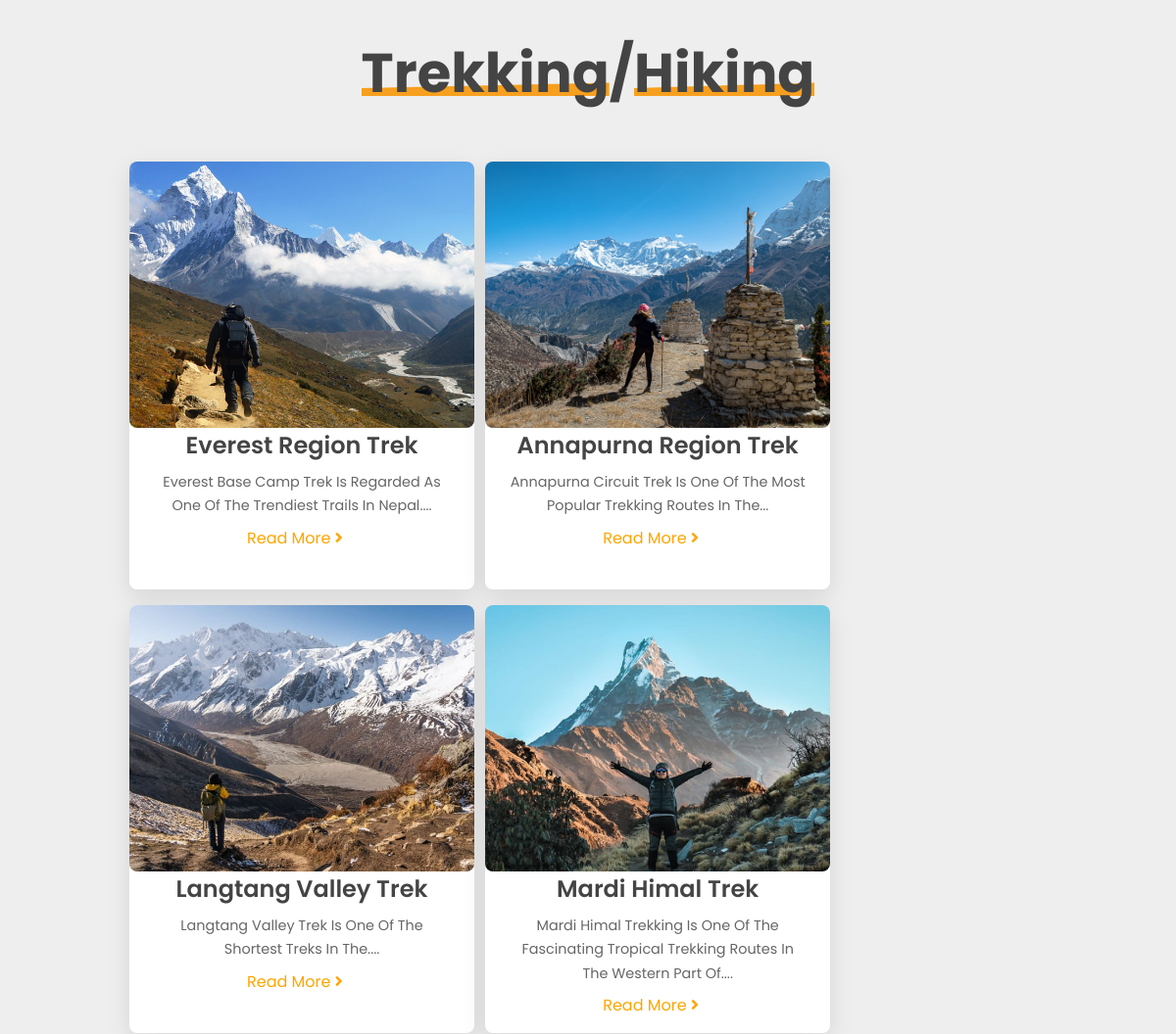
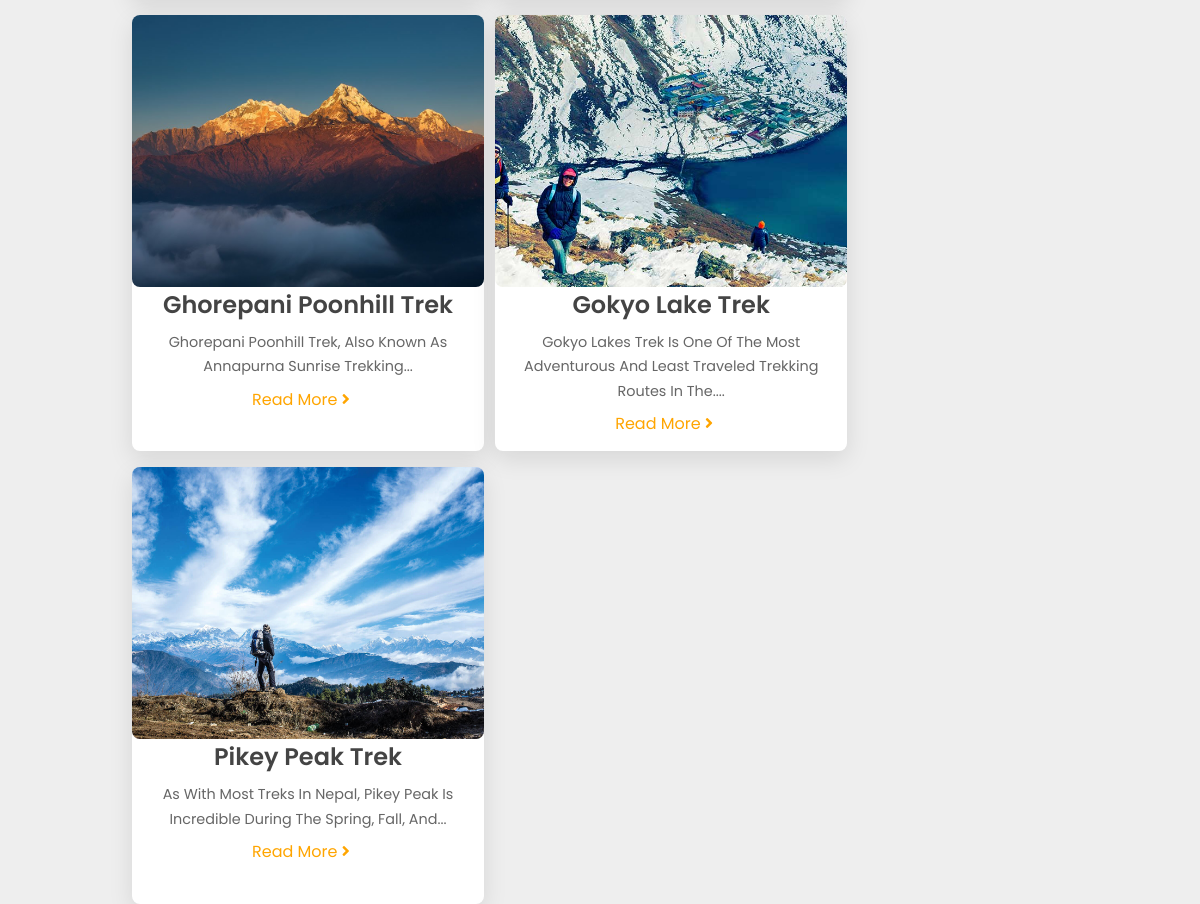
The app's page /php/trekking.php with its own data (2 pictures, top to bottom).
### tables this page shows
CREATE TABLE `destination14` (
  `id` int(255) NOT NULL,
  `image` varchar(255) NOT NULL,
  `name` varchar(255) NOT NULL,
  `details` varchar(255) NOT NULL
);

CREATE TABLE `destination15` (
  `id` int(255) NOT NULL,
  `image` varchar(255) NOT NULL,
  `name` varchar(255) NOT NULL,
  `details` varchar(255) NOT NULL
);

CREATE TABLE `destination16` (
  `id` int(255) NOT NULL,
  `image` varchar(255) NOT NULL,
  `name` varchar(255) NOT NULL,
  `details` varchar(255) NOT NULL
);

CREATE TABLE `destination17` (
  `id` int(255) NOT NULL,
  `image` varchar(255) NOT NULL,
  `name` varchar(255) NOT NULL,
  `details` varchar(255) NOT NULL
);

CREATE TABLE `destination18` (
  `id` int(255) NOT NULL,
  `image` varchar(255) NOT NULL,
  `name` varchar(255) NOT NULL,
  `details` varchar(255) NOT NULL
);

CREATE TABLE `destination19` (
  `id` int(255) NOT NULL,
  `image` varchar(255) NOT NULL,
  `name` varchar(255) NOT NULL,
  `details` varchar(255) NOT NULL
);

CREATE TABLE `destination20` (
  `id` int(255) NOT NULL,
  `image` varchar(255) NOT NULL,
  `name` varchar(255) NOT NULL,
  `details` varchar(255) NOT NULL
);

### php/trekking.php (the view, shortened to what this page needs)
<!DOCTYPE html>
<html lang="en">
<head>
    <link rel="stylesheet" href="https://cdnjs.cloudflare.com/ajax/libs/font-awesome/5.15.4/css/all.min.css">
    <link rel="stylesheet" href="religious.css">
</head>
<body>
     <section class="package" id="package">
     <h1 class="heading"> <span>Trekking</span>/<span>Hiking</span> </h1>
    <?php
    $con = mysqli_connect('localhost','root');
    mysqli_select_db($con,'book');
    $query = "SELECT `id`, `image`, `name`, `details` FROM `destination14` order by id ASC";
    $queryfire = mysqli_query($con, $query);
    $num = mysqli_num_rows($queryfire);
    if($num > 0){
        while($product = mysqli_fetch_array($queryfire)){
            ?>
    <div class="box-container">
    <div class="box" data-aos="fade-up">
        <div class="image">
            <img src="images/<?php echo $product['image']; ?>" alt="image">
        </div>
        <div class="content">
            <div class="price"> <?php echo $product['name']; ?> </div>
            <p><?php echo $product['details']; ?></p>
            <a href="everest.html">read more <i class="fas fa-angle-right"></i></a>
        </div>
    </div>
    </div>
    <?php
        }
    }
     ?>
    <?php
    $con = mysqli_connect('localhost','root');
    mysqli_select_db($con,'book');
    $query = "SELECT `id`, `image`, `name`, `details` FROM `destination15` order by id ASC";
    $queryfire = mysqli_query($con, $query);
    $num = mysqli_num_rows($queryfire);
    if($num > 0){
        while($product = mysqli_fetch_array($queryfire)){
            ?>
    <div class="box-container">
    <div class="box" data-aos="fade-up">
        <div class="image">
            <img src="images/<?php echo $product['image']; ?>" alt="image">
        </div>
        <div class="content">
            <div class="price"> <?php echo $product['name']; ?> </div>
            <p><?php echo $product['details']; ?></p>
            <a href="annapurna.html">read more <i class="fas fa-angle-right"></i></a>
        </div>
    </div>
    </div>
    <?php
        }
    }
     ?>
    <?php
    $con = mysqli_connect('localhost','root');
    mysqli_select_db($con,'book');
    $query = "SELECT `id`, `image`, `name`, `details` FROM `destination16` order by id ASC";
    $queryfire = mysqli_query($con, $query);
    $num = mysqli_num_rows($queryfire);
    if($num > 0){
        while($product = mysqli_fetch_array($queryfire)){
            ?>
    <div class="box-container">
    <div class="box" data-aos="fade-up">
        <div class="image">
            <img src="images/<?php echo $product['image']; ?>" alt="image">
        </div>
        <div class="content">
            <div class="price"> <?php echo $product['name']; ?> </div>
            <p><?php echo $product['details']; ?></p>
            <a href="langtang.html">read more <i class="fas fa-angle-right"></i></a>
        </div>
    </div>
    </div>
    <?php
        }
    }
     ?>
    <?php
    $con = mysqli_connect('localhost','root');
    mysqli_select_db($con,'book');
    $query = "SELECT `id`, `image`, `name`, `details` FROM `destination17` order by id ASC";
    $queryfire = mysqli_query($con, $query);
    $num = mysqli_num_rows($queryfire);
    if($num > 0){
        while($product = mysqli_fetch_array($queryfire)){
            ?>
    <div class="box-container">
    <div class="box" data-aos="fade-up">
        <div class="image">
            <img src="images/<?php echo $product['image']; ?>" alt="image">
        </div>
        <div class="content">
            <div class="price"> <?php echo $product['name']; ?> </div>
            <p><?php echo $product['details']; ?></p>
            <a href="#">read more <i class="fas fa-angle-right"></i></a>
        </div>
    </div>
    </div>
    <?php
        }
    }
     ?>
    <?php
    $con = mysqli_connect('localhost','root');
    mysqli_select_db($con,'book');
    $query = "SELECT `id`, `image`, `name`, `details` FROM `destination18` order by id ASC";
    $queryfire = mysqli_query($con, $query);
    $num = mysqli_num_rows($queryfire);
    if($num > 0){
        while($product = mysqli_fetch_array($queryfire)){
            ?>
    <div class="box-container">
    <div class="box" data-aos="fade-up">
        <div class="image">
            <img src="images/<?php echo $product['image']; ?>" alt="image">
        </div>
        <div class="content">
            <div class="price"> <?php echo $product['name']; ?> </div>
            <p><?php echo $product['details']; ?></p>
            <a href="#">read more <i class="fas fa-angle-right"></i></a>
        </div>
    </div>
    </div>
    <?php
        }
    }
     ?>
    <?php
    $con = mysqli_connect('localhost','root');
    mysqli_select_db($con,'book');
    $query = "SELECT `id`, `image`, `name`, `details` FROM `destination19` order by id ASC";
    $queryfire = mysqli_query($con, $query);
    $num = mysqli_num_rows($queryfire);
    if($num > 0){
        while($product = mysqli_fetch_array($queryfire)){
            ?>
    <div class="box-container">
    <div class="box" data-aos="fade-up">
        <div class="image">
            <img src="images/<?php echo $product['image']; ?>" alt="image">
        </div>
        <div class="content">
            <div class="price"> <?php echo $product['name']; ?> </div>
            <p><?php echo $product['details']; ?></p>
            <a href="#">read more <i class="fas fa-angle-right"></i></a>
        </div>
    </div>
    </div>
    <?php
        }
    }
     ?>
    <?php
    $con = mysqli_connect('localhost','root');
    mysqli_select_db($con,'book');
    $query = "SELECT `id`, `image`, `name`, `details` FROM `destination20` order by id ASC";
    $queryfire = mysqli_query($con, $query);
    $num = mysqli_num_rows($queryfire);
    if($num > 0){
        while($product = mysqli_fetch_array($queryfire)){
            ?>
    <div class="box-container">
    <div class="box" data-aos="fade-up">
        <div class="image">
            <img src="images/<?php echo $product['image']; ?>" alt="image">
        </div>
        <div class="content">
            <div class="price"> <?php echo $product['name']; ?> </div>
            <p><?php echo $product['details']; ?></p>
            <a href="#">read more <i class="fas fa-angle-right"></i></a>
        </div>
    </div>
    </div>
    <?php
        }
    }
     ?>
     </section>
</body>
</html>

### php/religious.css (style rules this page uses)
:root { --orange:#F79F1F; --text-color-1:#444; --text-color-2:#666; --bg-color-1:#fff; --bg-color-2:#eee; --box-shadow:0 .5rem 1.5rem rgba(0,0,0,.1); }
* { font-family: 'Poppins', sans-serif; margin:0; padding:0; box-sizing: border-box; outline: none; border:none; text-decoration: none; text-transform: capitalize; transition:all .2s linear; }
body { background:var(--bg-color-2); }
section { padding:2rem 9%; }
.heading { text-align: center; padding-bottom: 2rem; color:var(--text-color-1); font-size: 3.5rem; }
.heading span { position: relative; z-index: 0; }
.heading span::before { content: ''; position: absolute; bottom: 1rem; left: 0; z-index: -1; background: var(--orange); height: 100%; width: 100%; clip-path: polygon(0 90%, 100% 83%, 100% 100%, 0% 100%); }
.package .box-container { display: flex; float: left; margin-left: 1.5rem; margin-right: 7.2rem; margin-top: 1rem; height: 27.3rem; width: 14rem; }
.package .box-container .box { background:var(--bg-color-1); border-radius: .5rem; box-shadow: var(--box-shadow); }
.package .box-container .box .image { height:17rem; width: 22rem; position: relative; }
.package .box-container .box .image img { height:100%; width: 100%; object-fit: cover; border-radius: .5rem; }
.package .box-container .box .content { padding:1.5rem; padding-top: 0; }
.package .box-container .box .content .price { font-weight: 600; color:var(--text-color-1); font-size: 1.5rem; text-align: center; }
.package .box-container .box .content p { font-size: .90rem; padding:.5rem 0; color:var(--text-color-2); line-height: 1.7; text-align: center; }
.package .box-container .box .content a { font-size: 1rem; color: orange; padding-left: 6rem; }
.package .box-container .box .content a i { padding-right: .5rem; }

### records on screen
destination14: image (picture), name "Everest Region Trek", details "Everest Base Camp Trek Is Regarded As One Of The Trendiest Trails In Nepal...."
destination15: image (picture), name "Annapurna Region Trek", details "Annapurna Circuit Trek Is One Of The Most Popular Trekking Routes In The..."
destination16: image (picture), name "Langtang Valley Trek", details "Langtang Valley Trek Is One Of The Shortest Treks In The...."
destination17: image (picture), name "Mardi Himal Trek", details "Mardi Himal Trekking Is One Of The Fascinating Tropical Trekking Routes In The Western Part Of...."
destination18: image (picture), name "Ghorepani Poonhill Trek", details "Ghorepani Poonhill Trek, Also Known As Annapurna Sunrise Trekking..."
destination19: image (picture), name "Gokyo Lake Trek", details "Gokyo Lakes Trek Is One Of The Most Adventurous And Least Traveled Trekking Routes In The...."
destination20: image (picture), name "Pikey Peak Trek", details "As With Most Treks In Nepal, Pikey Peak Is Incredible During The Spring, Fall, And..."
